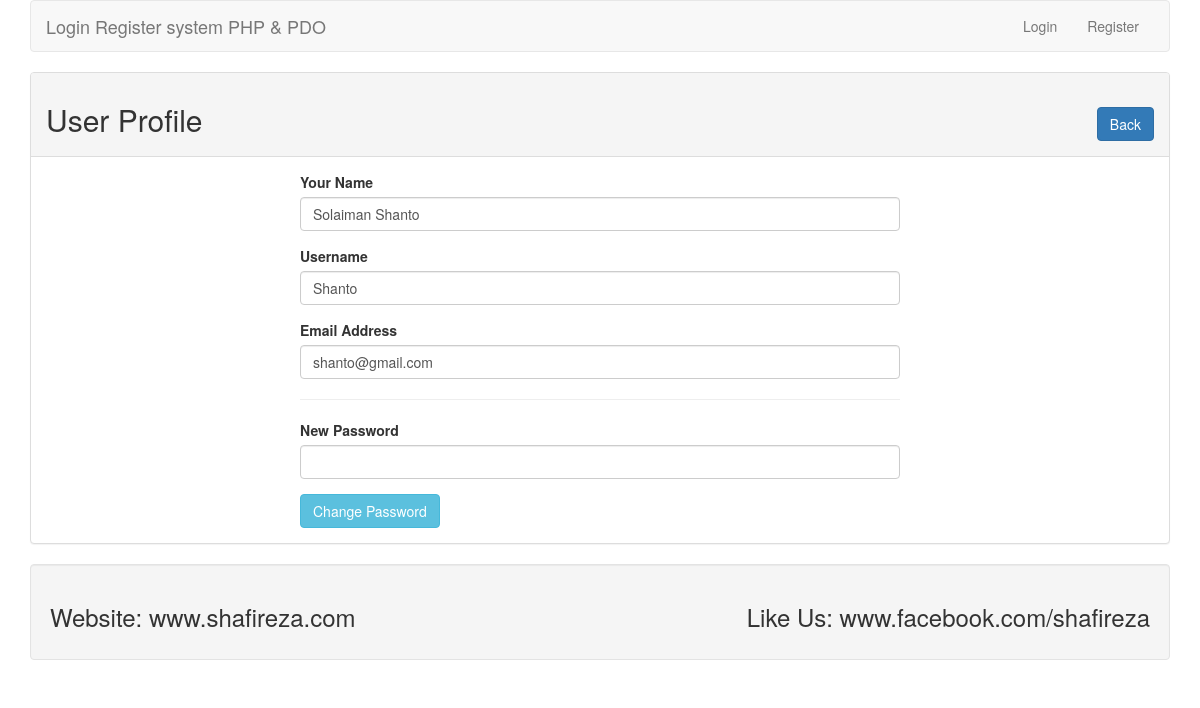
The app's page /profile.php?id=4 with its own data.
### tables this page shows
CREATE TABLE `tbl_user` (
  `id` int(11) NOT NULL,
  `name` varchar(255) NOT NULL,
  `username` varchar(255) NOT NULL,
  `email` varchar(255) NOT NULL,
  `password` varchar(255) NOT NULL
);

### lib/User.php (called while the page is built, shortened)
<?php
include 'Database.php';
class User
{
    private $db;
    public function __construct()
    {
        $this->db = new Database();
    }
    public function getUserById($userid){
        $sql = "SELECT * FROM tbl_user WHERE id = :id LIMIT 1";
        $query = $this->db->pdo->prepare($sql);
        $query->bindValue(':id', $userid);
        $query->execute();
        $result = $query->fetch(PDO::FETCH_OBJ);
        return $result;
    }
}

### lib/Database.php (called while the page is built)
<?php
class Database{
    private $hostdb="localhost";
    private $userdb="root";
    private $passdb="";
    private $namedb="db_lr";
    public $pdo;
    public function __construct()
    {
        if(!isset($this->pdo)){
            try{
                $link = new PDO("mysql:host=".$this->hostdb.";dbname=".$this->namedb,$this->userdb,$this->passdb);
                $link->setAttribute(PDO::ATTR_ERRMODE, PDO::ERRMODE_EXCEPTION);
                $link->exec("SET CHARACTER SET utf8");
                $this->pdo = $link;
            }catch(PDOException $e){
                die("Failed to connect with database".$e->getMessage());
            }
        }
    }
}
?>

### profile.php (the view, shortened to what this page needs)
<?php
include "./Inc/header.php";
include "./lib/User.php";
?>
<?php
if (isset($_GET['id'])) {
    $userid = (int)$_GET['id'];
    $user = new User();
}
?>
<div class="panel panel-default">
    <div class="panel-heading">
        <h2>User Profile<span class="pull-right"><a class="btn btn-primary" href="index.php">Back</a></span></h2>
    </div>
    <div class="panel-body">
        <div style="max-width: 600px; margin:0 auto;">
            <?php
            $userdata = $user->getUserById($userid);
            if ($userdata) {
            ?>
                <form action="" method="POST">
                    <div class="form-group">
                        <label for="name">Your Name</label>
                        <input type="text" id="name" name="name" class="form-control" value="<?php echo $userdata->name; ?>" />
                    </div>
                    <div class="form-group">
                        <label for="username">Username</label>
                        <input type="text" id="username" name="username" class="form-control" value="<?php echo $userdata->username; ?>" />
                    </div>
                    <div class="form-group">
                        <label for="email">Email Address</label>
                        <input type="text" id="email" name="email" class="form-control" value="<?php echo $userdata->email; ?>" />
                    </div>
                </form>
                <hr>
                <form action="" method="POST">
                    <div class="form-group">
                        <label for="new_password">New Password</label>
                        <input type="password" id="new_password" name="new_password" class="form-control" />
                    </div>
                    <button type="submit" name="changepass" class="btn btn-info">Change Password</button>
                </form>
            <?php } ?>
        </div>
    </div>
</div>
<?php include "./Inc/footer.php"; ?>

### records on screen
tbl_user: name "Solaiman Shanto", username "Shanto", email "shanto@gmail.com"
